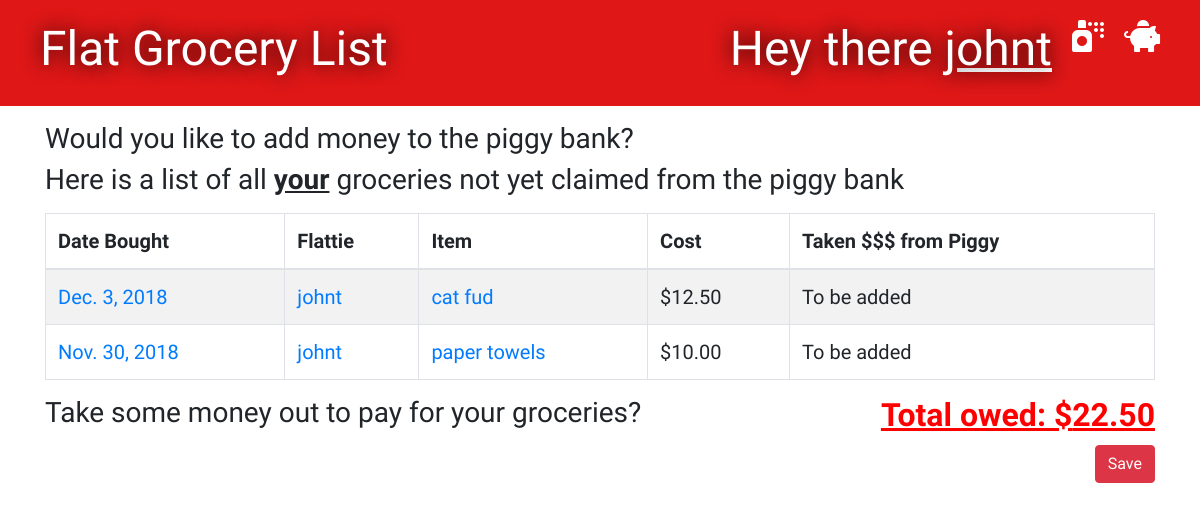
The app's page /groceries/piggy/ (signed in) with its own data.
### groceries/models.py (models this page shows, shortened)
class Grocery(models.Model):
    person = models.ForeignKey('auth.User', on_delete=models.CASCADE)
    item = models.CharField(max_length=100)
    cost = models.DecimalField(max_digits=8, decimal_places=2)
    bought_date = models.DateField(default=timezone.now)
    paid_date = models.DateField(blank=True, null=True)

### groceries/views.py (the view)
# urls.py: path('groceries/piggy/', views.piggy_page, name='piggy_page'),
@ login_required
def piggy_page(request):
    groceries = Grocery.objects.filter(person=request.user).filter(paid_date__isnull=True).order_by('-bought_date')
    total = 0
    for grocery in groceries:
        total += grocery.cost
    stuff_for_front_end = {'groceries': groceries, 'total': total}
    return render(request, 'groceries/piggy_page.html', stuff_for_front_end)

### groceries/templates/groceries/piggy_page.html (shortened to what this page needs)
{% extends 'groceries/base.html' %}
{% block content %}
    <div>
        <h3>Would you like to add money to the piggy bank?</h3>
    </div>
    <h3>Here is a list of all <strong><u>your</u></strong> groceries not yet claimed from the piggy bank</h3>
    <table id="tablePreview" class="table table-striped table-hover table-bordered">
        <thead>
        <tr>
            <th>Date Bought</th>
            <th>Flattie</th>
            <th>Item</th>
            <th>Cost</th>
            <th>Taken $$$ from Piggy</th>
        </tr>
        </thead>
        <tbody>
            {% for grocery in groceries %}
                <tr>
                    <td><a href="{% url 'bought_date_list' bought_date=grocery.bought_date %}">{{ grocery.bought_date }}</a></td>
                    <td><a href="{% url 'purchaser_list' person_id=grocery.person_id %}">{{ grocery.person }}</a></td>
                    <td><a href="{% url 'edit_item' pk=grocery.pk %}">{{ grocery.item }}</a></td>
                    <td>${{ grocery.cost }}</td>
                    <td>To be added</td>
                </tr>
            {% endfor %}
        </tbody>
    </table>
    <div>
        <h2 style="float:right"><u>Total owed: ${{ total }}</u></h2>
    </div>
    <div>
        <h3>Take some money out to pay for your groceries?</h3>
        <button type="submit" class="btn btn-danger" style="float:right">Save</button>
    </div>
{% endblock %}

### groceries/templates/groceries/base.html (shortened to what this page needs)
{% load staticfiles %}
<!DOCTYPE html>
<html lang="en">
<head>
    <link rel="stylesheet" href="https://stackpath.bootstrapcdn.com/bootstrap/4.1.3/css/bootstrap.min.css">
    <link rel="stylesheet" href="{% static 'css/groceries.css' %}">
    <link rel="stylesheet" href="https://use.fontawesome.com/releases/v5.5.0/css/all.css"
>
</head>
<body>
<div class="page-header">
    {% if user.is_authenticated %}
        <a href="{% url 'piggy_page' %}" class="top-menu"><i class="fas fa-piggy-bank fa-2x"></i></a>
        <a href="{% url 'groceries_new' %}" class="top-menu"><i class="fas fa-spray-can fa-2x"></i></a>
        <h1 class="top-menu">Hey there <a href="{% url 'user_purchaser_list' %}"><u>{{ user.username }}</u></a></h1>
    {% endif %}
    <h1><a href="{% url 'grocery_list' %}">Flat Grocery List</a></h1>
</div>
<div class="'content container">
    <div class="'row">
        <div class="'col-md-8">
            {% block content %}
            {% endblock %}
        </div>
    </div>
</div>
</body>
</html>

### groceries/static/css/groceries.css (style rules this page uses)
.page-header { background-color: #DF1717; margin-top: 0; padding: 20px 20px 20px 40px; }
.page-header h1, .page-header h1 a { color: #ffffff; text-shadow: 0 0 20px black; font-size: 36pt; text-decoration: none; }
.table { font-family: 'Indie Flower', cursive; font-size: 15pt; }
h1, h2, h3, h4 { font-family: 'Indie Flower', cursive; }
h2 { color: red; font-weight: 700; }
.top-menu, .top-menu:hover { color: #ffffff; float: right; margin-right: 20px; }
button { font-family: 'Indie Flower', cursive; }

### records on screen
Grocery: bought_date "Dec. 3, 2018", person "johnt", item "cat fud", cost "12.50"
Grocery: bought_date "Nov. 30, 2018", person "johnt", item "paper towels", cost "10.00"

### other values on screen
{{ user.username }} "johnt"
{{ total }} "22.50"
